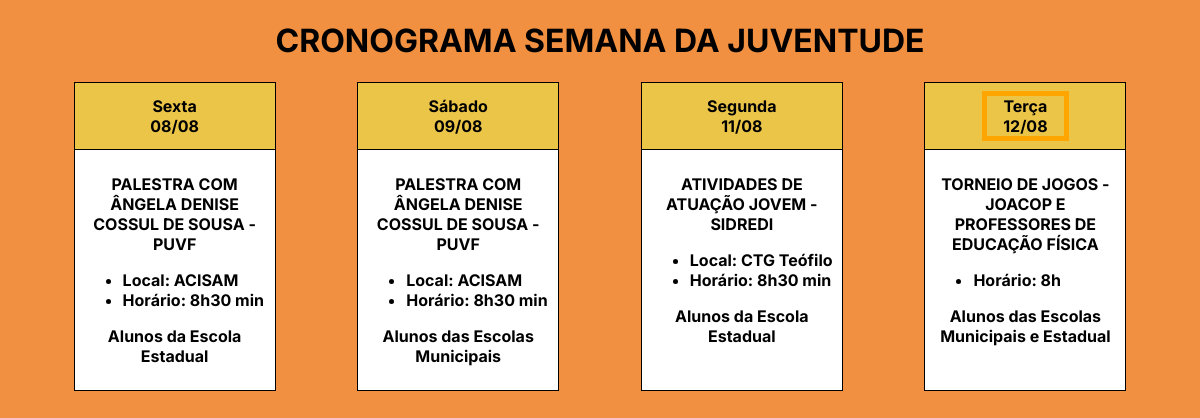
The page / on the database its author committed.
### schedules/models.py (models this page shows, shortened)
class Schedule(models.Model):
    title = models.CharField(max_length=255)
    place = models.CharField(max_length=255, null=True, blank=True)
    observation = models.CharField(max_length=255)
    date = models.DateField()
    time = models.TimeField()
    @property
    def weekday(self):
        weekdays = ['Segunda', 'Terça', 'Quarta', 'Quinta', 'Sexta', 'Sábado', 'Domingo']
        return weekdays[self.date.weekday()]
    @property
    def is_today(self):
        return self.date == date.today()

### schedules/views.py (the view)
# urls.py: path('', views.list_schedules, name='list-schedules'),
def list_schedules(request):
    schedules = Schedule.objects.all().order_by('date')
    return render(request, 'list-schedules.html', {'schedules': schedules})

### schedules/templatetags/custom_filters.py (called while the page is built)
@register.filter
def uppercaseify(value):
    value = str(value)
    return value.upper()

@register.filter
def readable_date(value):
    if not isinstance(value, date):
        return value
    day = str(value.day).zfill(2)
    month = str(value.month).zfill(2)
    return f'{day}/{month}'

@register.filter
def readable_time(value):
    if not isinstance(value, time):
        return value
    result = f'{value.hour}h'
    if value.minute != 0:
        result += f'{value.minute} min'
    return result

### templates/list-schedules.html (shortened to what this page needs)
{% load custom_filters %}
<!DOCTYPE html>
<html lang="pt-BR">
<head>
</head>
<body>
    <h1 class="title">CRONOGRAMA SEMANA DA JUVENTUDE</h1>
    <div class="cards-container">
        {% for schedule in schedules %}
        <div class="card">
            <div class="card-header">
                {% if schedule.is_today %}
                <div style="border: 5px solid orange; padding: 0 1rem;">
                    {{ schedule.weekday }} <br>
                    {{ schedule.date | readable_date }}
                </div>
                {% else %}
                <div>
                    {{ schedule.weekday }} <br>
                    {{ schedule.date | readable_date }}
                </div>
                {% endif %}
            </div>
            <div class="card-body">
                <p>
                    {{ schedule.title | uppercaseify }}
                </p>
                <ul>
                    {% if schedule.place %}
                    <li>
                        Local: {{ schedule.place }}
                    </li>
                    {% endif %}
                    <li>
                        Horário: {{ schedule.time | readable_time }}
                    </li>
                </ul>
                <p>
                    {{ schedule.observation }}
                </p>
            </div>
        </div>
        {% endfor %}
    </div>
</body>
</html>

### templates/list-schedules.html (style rules this page uses)
body { background-color: rgb(241, 144, 64); font-family: 'Inter', Arial, Helvetica, sans-serif; }
.title { text-align: center; }
p, li { font-weight: bold; }
.cards-container { display: flex; flex-direction: row; justify-content: space-evenly; flex-wrap: wrap; gap: 1rem; }
.card { border: 1px solid black; width: 200px; display: flex; flex-direction: column; background-color: white; }
.card-body { padding: .5rem; }
.card p { text-align: center; }
.card-header { display: flex; justify-content: center; background-color: rgb(235, 197, 72); padding: .5rem 0; border-bottom: 1px solid black; }
.card-header div { border: 5px solid transparent; padding: 0 1rem; font-weight: bold; text-align: center; }

### rows shown on the page
Schedule: weekday "Sexta", date|readable_date "08/08", title "PALESTRA COM ÂNGELA DENISE COSSUL DE SOUSA - PUVF", place "ACISAM", time|readable_time "8h30 min", observation "Alunos da Escola Estadual"
Schedule: weekday "Sábado", date|readable_date "09/08", title "PALESTRA COM ÂNGELA DENISE COSSUL DE SOUSA - PUVF", place "ACISAM", time|readable_time "8h30 min", observation "Alunos das Escolas Municipais"
Schedule: weekday "Segunda", date|readable_date "11/08", title "ATIVIDADES DE ATUAÇÃO JOVEM - SIDREDI", place "CTG Teófilo", time|readable_time "8h30 min", observation "Alunos da Escola Estadual"
Schedule: weekday "Terça", date|readable_date "12/08", title "TORNEIO DE JOGOS - JOACOP E PROFESSORES DE EDUCAÇÃO FÍSICA", time|readable_time "8h", observation "Alunos das Escolas Municipais e Estadual"
